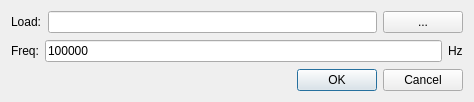
<?xml version="1.0" encoding="UTF-8"?>
<ui version="4.0">
 <class>da_dialog</class>
 <widget class="QDialog" name="da_dialog">
  <property name="geometry">
   <rect>
    <x>0</x>
    <y>0</y>
    <width>474</width>
    <height>102</height>
   </rect>
  </property>
  <property name="windowTitle">
   <string>Dialog</string>
  </property>
  <layout class="QVBoxLayout" name="verticalLayout">
   <item>
    <layout class="QHBoxLayout" name="horizontalLayout_2">
     <item>
      <widget class="QLabel" name="label">
       <property name="text">
        <string>Load:</string>
       </property>
      </widget>
     </item>
     <item>
      <widget class="QLineEdit" name="lineEdit_path"/>
     </item>
     <item>
      <widget class="QPushButton" name="pushButton_load">
       <property name="text">
        <string>...</string>
       </property>
      </widget>
     </item>
    </layout>
   </item>
   <item>
    <layout class="QHBoxLayout" name="horizontalLayout">
     <item>
      <widget class="QLabel" name="label_2">
       <property name="text">
        <string>Freq:</string>
       </property>
      </widget>
     </item>
     <item>
      <widget class="QLineEdit" name="lineEdit_freq">
       <property name="text">
        <string>100000</string>
       </property>
      </widget>
     </item>
     <item>
      <widget class="QLabel" name="label_3">
       <property name="text">
        <string>Hz</string>
       </property>
      </widget>
     </item>
    </layout>
   </item>
   <item>
    <widget class="QDialogButtonBox" name="buttonBox">
     <property name="orientation">
      <enum>Qt::Horizontal</enum>
     </property>
     <property name="standardButtons">
      <set>QDialogButtonBox::Cancel|QDialogButtonBox::Ok</set>
     </property>
    </widget>
   </item>
  </layout>
 </widget>
 <resources/>
 <connections>
  <connection>
   <sender>buttonBox</sender>
   <signal>accepted()</signal>
   <receiver>da_dialog</receiver>
   <slot>accept()</slot>
   <hints>
    <hint type="sourcelabel">
     <x>248</x>
     <y>254</y>
    </hint>
    <hint type="destinationlabel">
     <x>157</x>
     <y>274</y>
    </hint>
   </hints>
  </connection>
  <connection>
   <sender>buttonBox</sender>
   <signal>rejected()</signal>
   <receiver>da_dialog</receiver>
   <slot>reject()</slot>
   <hints>
    <hint type="sourcelabel">
     <x>316</x>
     <y>260</y>
    </hint>
    <hint type="destinationlabel">
     <x>286</x>
     <y>274</y>
    </hint>
   </hints>
  </connection>
 </connections>
</ui>
